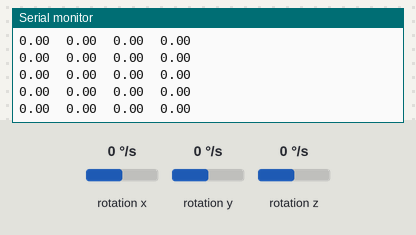
Bench run of a sketch on a simulated Arduino Nano 33 BLE. Parts: the last lines printed to the serial monitor. Inputs (shaded band) come from the test bench; at power-on: rotation x 0 °/s, rotation y 0 °/s, rotation z 0 °/s.

Above: at 4.3 s.
4.4 s: rotation x set to -192 °/s
At 4.9 s:
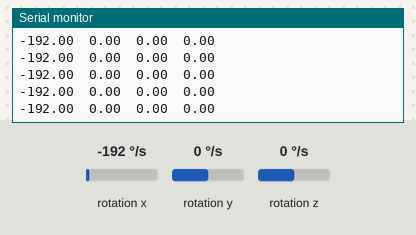
5.9 s: rotation y set to -192 °/s
At 6.6 s:
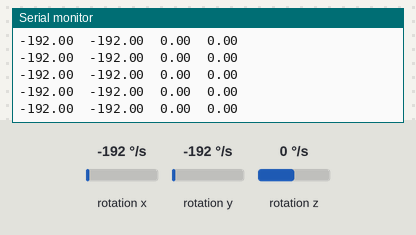

Measured:
- after the input at 4.4 s, the serial monitor: prints a new line at once (image 1)
- after the input at 5.9 s, the serial monitor: prints a new line at once (image 2)

The sketch:

task3.ino
```cpp
#include "Arduino_BMI270_BMM150.h"
#include <math.h>

unsigned long previous_time;
float angle = 0;
float gyro_z_offset = 0;

void setup() {
  Serial.begin(115200);
  while (!Serial);
  Serial.println("Started");

  if (!IMU.begin()) {
    Serial.println("Failed to initialize IMU!");
    while (1);
  }

  Serial.print("Gyroscope sample rate = ");
  Serial.print(IMU.gyroscopeSampleRate());
  Serial.println(" Hz");

  Serial.println("Calibrating gyroscope...");
  int samples = 500;
  float sum_z = 0;

  for (int i = 0; i < samples; i++) {
    float x, y, z;
    while (!IMU.gyroscopeAvailable());  // Wait for new data
    IMU.readGyroscope(x, y, z);
    sum_z += z;
    delay(5);
  }

  gyro_z_offset = sum_z / samples; // Calculate offset
  Serial.print("Gyro Z Offset: ");
  Serial.println(gyro_z_offset, 6);

  Serial.println("Gyroscope in degrees/second");
  Serial.println("X\tY\tZ\tAngle");

  previous_time = micros(); // Use micros() for better precision
}

void loop() {
  float x, y, z;

  if (IMU.gyroscopeAvailable()) {
    IMU.readGyroscope(x, y, z);

    z = (z - gyro_z_offset) * 180.0 / PI; // Convert to degrees/sec and remove offset

    unsigned long current_time = micros();
    float delta_T = (current_time - previous_time) / 1000000.0; // Convert to seconds
    previous_time = current_time;

    angle += z * delta_T; // Integrate the angular velocity

    Serial.print(x);
    Serial.print('\t');
    Serial.print(y);
    Serial.print('\t');
    Serial.print(z);
    Serial.print('\t');
    Serial.println(angle);
  }
}
```
